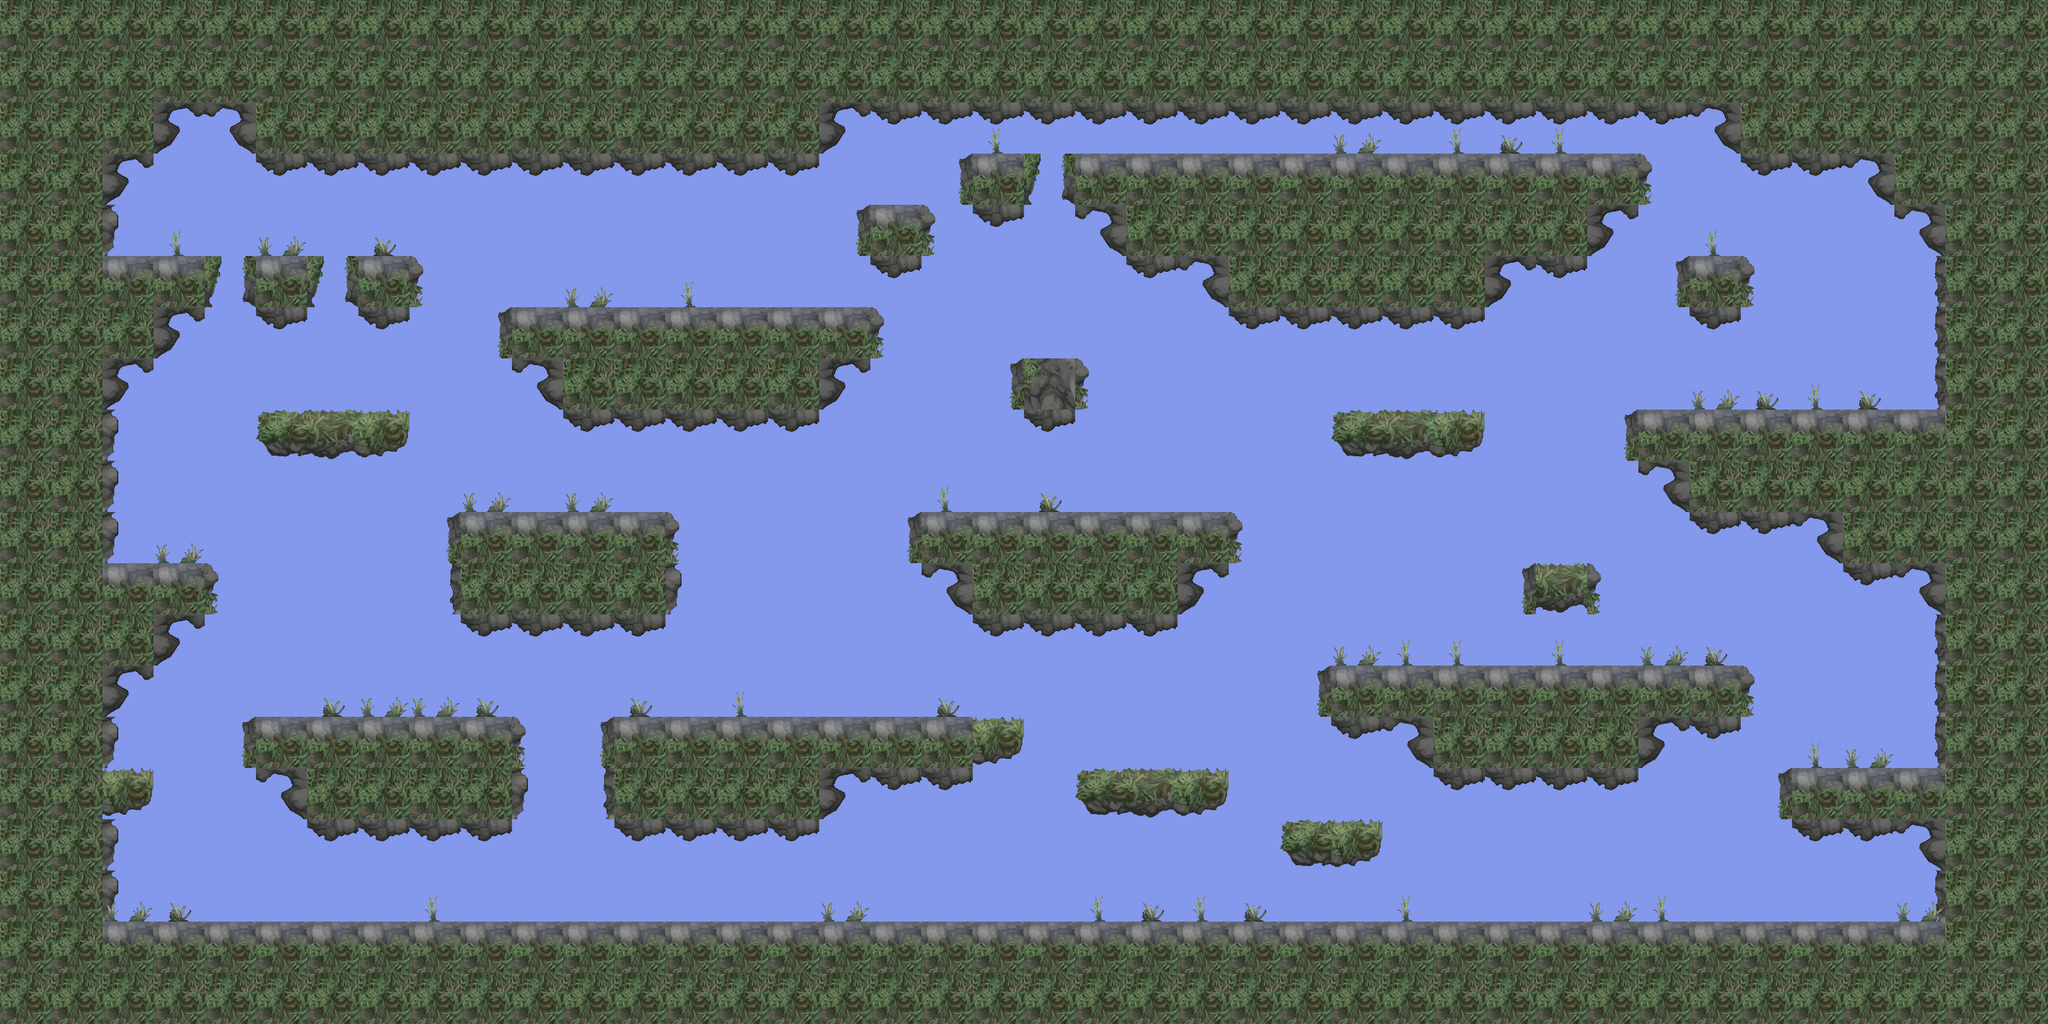

Rendered tile map (Tiled .tmx) drawn with the repository's tilesets; below, a short description and the map source with its tile grids summarised:
An orthogonal 40x20 tile map with 90x90 px tiles, 3 tile layers (BackGround, Map, grass), 2 tilesets and 71 objects.

<map version="1.0" orientation="orthogonal" renderorder="left-up" width="40" height="20" tilewidth="90" tileheight="90" nextobjectid="87">
 <tileset firstgid="1" name="grasstileset" tilewidth="90" tileheight="90" tilecount="42" columns="21">
  <image source="grasstileset.png" width="1890" height="180" />
 </tileset>
 <tileset firstgid="43" name="grasstileset" tilewidth="90" tileheight="90" tilecount="42" columns="21">
  <image source="grasstileset.png" width="1890" height="180" />
 </tileset>
 <layer name="BackGround" width="40" height="20">
  <data>[800 cells, 800 non-empty, 1 distinct tile ids]</data>
 </layer>
 <layer name="Map" width="40" height="20">
  <data>[800 cells, 520 non-empty, 17 distinct tile ids]</data>
 </layer>
 <layer name="grass" width="40" height="20">
  <data>[800 cells, 47 non-empty, 3 distinct tile ids]</data>
 </layer>
 <objectgroup name="MapColision">
  <object id="2" x="0" y="0" width="180" height="1800" />
  <object id="4" x="180" y="1620" width="3420" height="180" />
  <object id="5" x="180" y="0" width="3420" height="180" />
  <object id="6" x="3420" y="180" width="180" height="1440" />
  <object id="8" x="3060" y="180" width="360" height="90" />
  <object id="9" x="3330" y="270" width="90" height="90" />
  <object id="10" x="450" y="180" width="990" height="90" />
  <object id="11" x="180" y="450" width="180" height="90" />
  <object id="12" x="180" y="540" width="90" height="90" />
  <object id="13" x="450" y="450" width="90" height="104.545" />
  <object id="14" x="630" y="450" width="90" height="104.545" />
  <object id="15" x="450" y="720" width="270" height="55.7576" />
  <object id="16" x="180" y="990" width="180" height="90" />
  <object id="17" x="180" y="1080" width="90" height="90" />
  <object id="18" x="450" y="1260" width="450" height="90" />
  <object id="19" x="540" y="1350" width="360" height="90" />
  <object id="20" x="1080" y="1260" width="716.97" height="90" />
  <object id="21" x="1080" y="1350" width="360" height="90" />
  <object id="22" x="810" y="900" width="360" height="90" />
  <object id="23" x="810" y="990" width="360" height="90" />
  <object id="24" x="900" y="540" width="630" height="90" />
  <object id="25" x="990" y="630" width="450" height="90" />
  <object id="26" x="1530" y="360" width="90" height="103.636" />
  <object id="27" x="1710" y="270" width="90" height="108.788" />
  <object id="28" x="1890" y="270" width="990" height="90" />
  <object id="29" x="1980" y="360" width="810" height="90" />
  <object id="30" x="2160" y="450" width="450" height="90" />
  <object id="31" x="2340" y="720" width="270" height="90" />
  <object id="32" x="1620" y="900" width="540" height="90" />
  <object id="33" x="1710" y="990" width="360" height="90" />
  <object id="34" x="2342.42" y="1170" width="717.576" height="90" />
  <object id="35" x="2520" y="1260" width="360" height="90" />
  <object id="36" x="3150" y="1350" width="270" height="90" />
  <object id="37" x="2880" y="720" width="540" height="90" />
  <object id="38" x="2970" y="810" width="450" height="90" />
  <object id="39" x="3240" y="900" width="180" height="90" />
  <object id="40" x="2250" y="1440" width="180" height="56.9697" />
  <object id="42" x="1890" y="1350" width="270" height="56.0606" />
  <object id="76" x="180" y="1350" width="80.6061" height="65.1515" />
  <object id="77" x="180" y="180" width="90" height="90" />
  <object id="82" x="1800" y="630" width="90" height="100.303" />
  <object id="85" x="2700" y="990" width="90" height="76.6667" />
  <object id="86" x="2970" y="450" width="90" height="90" />
 </objectgroup>
 <objectgroup name="minions">
  <object id="44" x="720" y="1530" width="90" height="90" />
  <object id="45" x="630" y="1170" width="90" height="90" />
  <object id="46" x="1260" y="1170" width="90" height="90" />
  <object id="47" x="1890" y="810" width="90" height="90" />
  <object id="49" x="1080" y="450" width="90" height="90" />
  <object id="50" x="630" y="360" width="90" height="90" />
  <object id="51" x="270" y="360" width="90" height="90" />
  <object id="52" x="1710" y="180" width="90" height="90" />
  <object id="53" x="2430" y="180" width="90" height="90" />
  <object id="54" x="2160" y="180" width="90" height="90" />
  <object id="55" x="2340" y="180" height="90" />
  <object id="57" x="2340" y="180" width="90" height="90" />
  <object id="59" x="3060" y="630" width="90" height="90" />
  <object id="60" x="3150" y="630" width="90" height="90" />
  <object id="61" x="3240" y="630" width="90" height="90" />
  <object id="62" x="2610" y="1080" width="90" height="90" />
  <object id="63" x="2880" y="1080" width="90" height="90" />
  <object id="64" x="3240" y="1260" width="90" height="90" />
  <object id="65" x="1980" y="1260" width="90" height="90" />
  <object id="66" x="2250" y="1350" width="90" height="90" />
  <object id="67" x="2430" y="630" width="90" height="90" />
  <object id="68" x="540" y="630" width="90" height="90" />
  <object id="70" x="180" y="900" width="90" height="90" />
  <object id="71" x="1620" y="630" width="90" height="90" />
  <object id="72" x="2340" y="900" width="90" height="90" />
  <object id="73" x="2700" y="540" width="90" height="90" />
  <object id="74" x="1530" y="810" width="90" height="90" />
  <object id="75" x="360" y="720" width="90" height="90" />
 </objectgroup>
</map>